Frame 1 (no input): blank canvas, image omitted
Frame 60 (the mouse pressed at the canvas centre just before this capture): blank canvas, image omitted
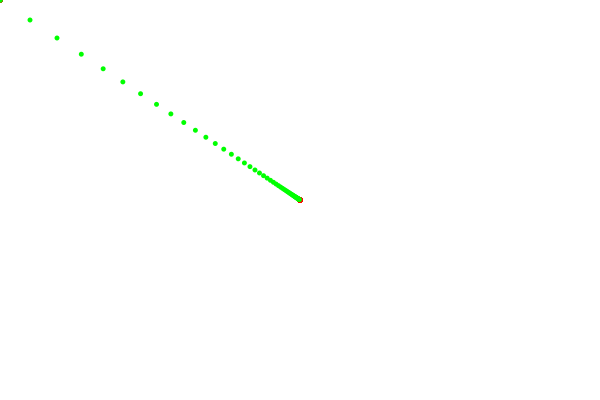
Frame 120 (the mouse held since frame 60 and released just before this capture)

The Processing sketch whose frames 1 and 60 were blank and that drew this single picture after the mouse press (run headless with seeded random() and noise(); from frame 60 on, the mouse is pressed at the canvas centre):

// Processing sketch: LowpassFilterExample
// ── LowpassFilterExample.pde
/*
*  Kunstuniversity TIME team
*  Cécile - 15.09.23
*
*  Low-pass filter example:
*  Filters the x and y mouse position and removes the jittering.
*  The unfiltered mouse position is drawn in red
*  The filtered mouse position is drawn in green
*
*  Move the mouse around to see how the filter works
*  Press the mouse to reset the background to white
*
*/


// filter value: 0 (no filter) - 0.999 (very high filter)
float alpha = 0.9; // 0.9 is just for demo purposes - the alpha filter value is usually around 0.2

float filterX = 0;
float filterY = 0;


void setup() {

  size(600, 400);
  background(255);
  noStroke();
  
}

void draw() {

  // draw the unfiltered version in red
  fill(255, 0, 0);
  ellipse(mouseX, mouseY, 5, 5);

  // filter the x and y position of the mouse
  filterX = alpha * filterX + (1.0-alpha) * mouseX;
  filterY = alpha * filterY + (1.0-alpha) * mouseY;

  // draw the filtered version in green
  fill(0, 255, 0);
  ellipse(filterX, filterY, 5, 5);

}

void mousePressed(){
  background(255);
}
